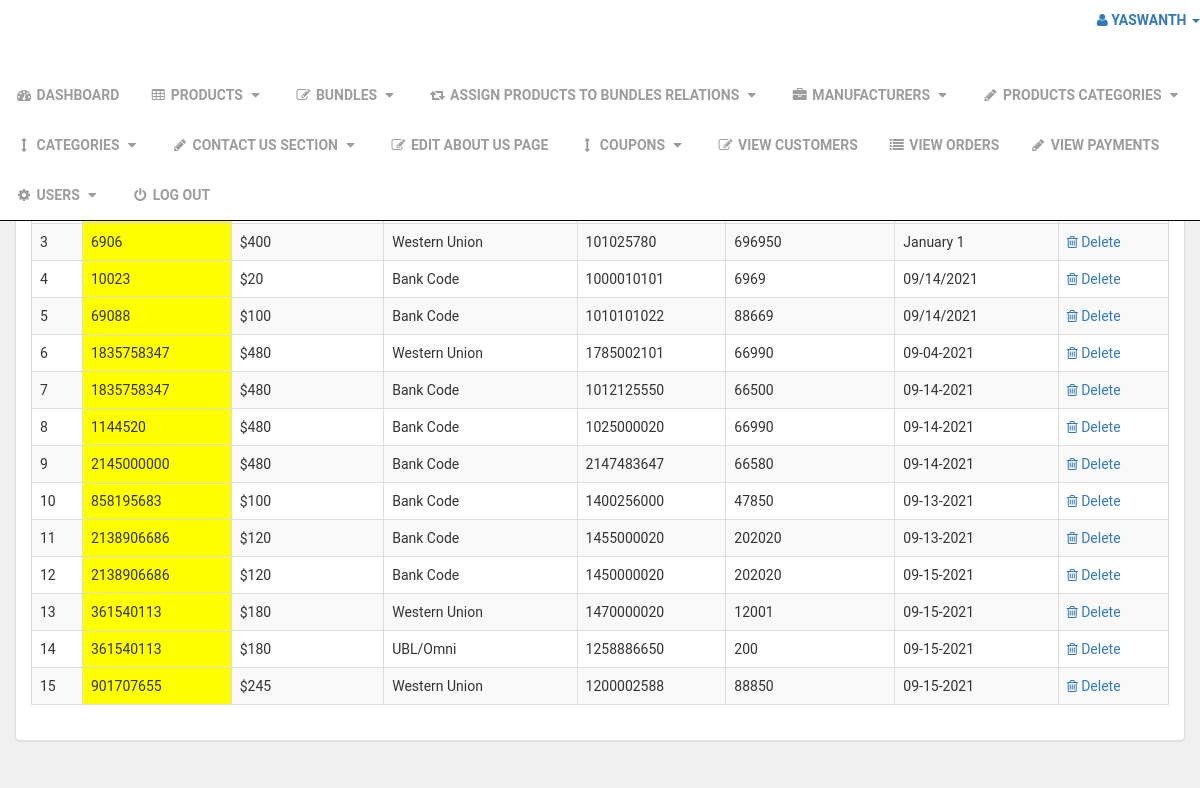
Before: /admin_area/index.php?view_payments (signed in) with the older database file.
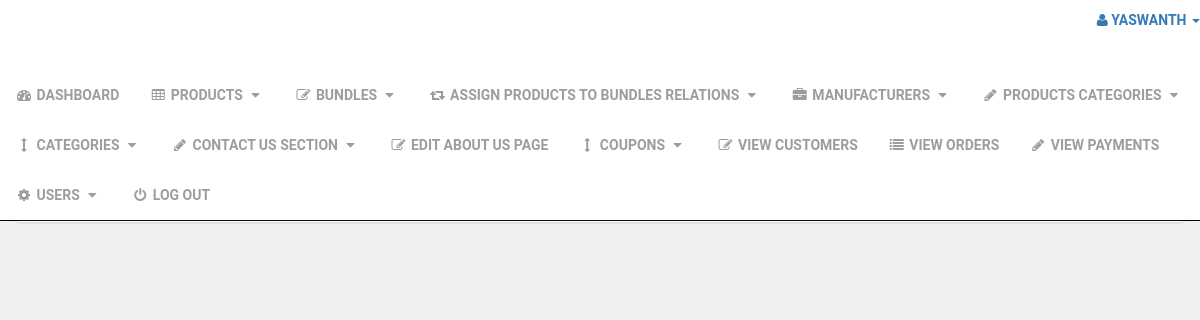
After: the same page with the newer database file.
### tables this page shows
CREATE TABLE `payments` (
  `payment_id` int(10) NOT NULL,
  `invoice_no` int(10) NOT NULL,
  `amount` int(10) NOT NULL,
  `payment_mode` text NOT NULL,
  `ref_no` int(10) NOT NULL,
  `code` int(10) NOT NULL,
  `payment_date` text NOT NULL
);

### admin_area/view_payments.php (the view, shortened to what this page needs)
<?php
if(!isset($_SESSION['admin_email'])){
echo "<script>window.open('login.php','_self')</script>";
}
else {
?>
<div class="row">
<div class="col-lg-12">
<ol class="breadcrumb">
<li class="active">
</li>
</ol>
</div>
</div>
<div class="row">
<div class="col-lg-12">
<div class="panel panel-default">
<div class="panel-heading">
<h3 class="panel-title">
</h3>
</div>
<div class="panel-body">
<div class="table-responsive">
<table class="table table-hover table-bordered table-striped">
<thead>
<tr>
<th>#</th>
<th>Invoice No</th>
<th>Amount Paid</th>
<th>Payment Method</th>
<th>Reference #</th>
<th>Payment Code</th>
<th>Payment Date</th>
<th>Action</th>
</tr>
</thead>
<tbody>
<?php
$i = 0;
$get_payments = "select * from payments";
$run_payments = mysqli_query($con,$get_payments);
while($row_payments = mysqli_fetch_array($run_payments)){
$payment_id = $row_payments['payment_id'];
$invoice_no = $row_payments['invoice_no'];
$amount = $row_payments['amount'];
$payment_mode = $row_payments['payment_mode'];
$ref_no = $row_payments['ref_no'];
$code = $row_payments['code'];
$payment_date = $row_payments['payment_date'];
$i++;
?>
<tr>
<td><?php echo $i; ?></td>
<td bgcolor="yellow" ><?php echo $invoice_no; ?></td>
<td>$<?php echo $amount; ?></td>
<td><?php echo $payment_mode; ?></td>
<td><?php echo $ref_no; ?></td>
<td><?php echo $code; ?></td>
<td><?php echo $payment_date; ?></td>
<td>
<a href="index.php?payment_delete=<?php echo $payment_id; ?>" >
<i class="fa fa-trash-o" ></i> Delete
</a>
</td>
</tr>
<?php } ?>
</tbody>
</table>
</div>
</div>
</div>
</div>
</div>
<?php } ?>

Changed rows visible on the page:
removed payments: invoice_no "6906", amount "400", payment_mode "Western Union", ref_no "101025780", code "696950", payment_date "January 1"
removed payments: invoice_no "10023", amount "20", payment_mode "Bank Code", ref_no "1000010101", code "6969", payment_date "09/14/2021"
removed payments: invoice_no "69088", amount "100", payment_mode "Bank Code", ref_no "1010101022", code "88669", payment_date "09/14/2021"
removed payments: invoice_no "1835758347", amount "480", payment_mode "Western Union", ref_no "1785002101", code "66990", payment_date "09-04-2021"
removed payments: invoice_no "1835758347", amount "480", payment_mode "Bank Code", ref_no "1012125550", code "66500", payment_date "09-14-2021"
removed payments: invoice_no "1144520", amount "480", payment_mode "Bank Code", ref_no "1025000020", code "66990", payment_date "09-14-2021"
removed payments: invoice_no "2145000000", amount "480", payment_mode "Bank Code", ref_no "2147483647", code "66580", payment_date "09-14-2021"
removed payments: invoice_no "858195683", amount "100", payment_mode "Bank Code", ref_no "1400256000", code "47850", payment_date "09-13-2021"
removed payments: invoice_no "2138906686", amount "120", payment_mode "Bank Code", ref_no "1455000020", code "202020", payment_date "09-13-2021"
removed payments: invoice_no "2138906686", amount "120", payment_mode "Bank Code", ref_no "1450000020", code "202020", payment_date "09-15-2021"
removed payments: invoice_no "361540113", amount "180", payment_mode "Western Union", ref_no "1470000020", code "12001", payment_date "09-15-2021"
removed payments: invoice_no "361540113", amount "180", payment_mode "UBL/Omni", ref_no "1258886650", code "200", payment_date "09-15-2021"
removed payments: invoice_no "901707655", amount "245", payment_mode "Western Union", ref_no "1200002588", code "88850", payment_date "09-15-2021"
